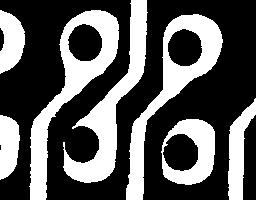
%> input picture trabalho 2/Questão 3/pcb.jpg, 256 x 200 px
$ octave 'Questão3.m'   (GNU Octave 9; MATLAB toolbox functions it lacks are replaced by stand-ins)
%> lines starting %> are read from the running program, lines starting %| are printed output that depends on the picture; in (x1, y1, x2, y2) boxes, pixels count from 0 and x2, y2 are one past the last pixel; in counts of white or black regions, pixels touching at a corner belong together; the program's own positions count from 1; long printed decimals are rounded
% Universidade de Brasília
% Introdução ao Processamento de Imagem
% Tiago de Souza Fernandes - 18/0131818
%
% Algoritmo de identificação de buracos que mostra
% como resultado a quantidade de buracos e seus diâmetros.

% Lê a imagem
O = imread('pcb.jpg');
%> O is the input picture: size 200x256x3 uint8; min 0, max 255, mean 90.8

% Transforma a imagem em monocromática
I = rgb2gray(O);

% Binariza a imagem
G = graythresh(I);
%> G = 0.498
I = imbinarize(I,G);
%> I: size 200x256 logical; 35.6% white; 7 white regions, largest, box (x1, y1, x2, y2) and area: (29, 10, 119, 200) 4431, (126, 14, 223, 200) 4143, (63, 0, 148, 183) 4133

% Gera um elemento estruturante e aplica a operação morfológica de fechamento
es = strel('disk', 13, 8);
I = imclose(I, es);
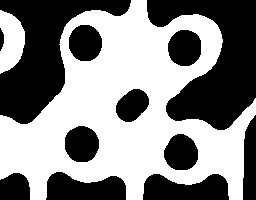
%> I: size 200x256 logical; 52.3% white; 12 black regions, largest, box (x1, y1, x2, y2) and area: (147, 0, 256, 130) 7764, (0, 0, 131, 124) 6832, (143, 174, 229, 200) 1750

% Inverte a imagem
I=1-I;

% Remove os elementos das bordas da imagem
I = imclearborder(I);
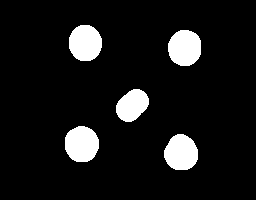
%> I: size 200x256 double; values 0 (black) and 1 (white), 9.1% white; 5 white regions, box (x1, y1, x2, y2) and area: (65, 126, 99, 162) 985, (168, 30, 201, 66) 968, (69, 25, 102, 61) 960, (164, 134, 198, 170) 958, (116, 89, 149, 122) 777

% Binariza novamente a imagem
G = graythresh(I);
I = imbinarize(I,G);

% Aplica a função regionprops para mapear os furos
S = regionprops('table', I, 'Centroid', 'MajorAxisLength', 'MinorAxisLength');
%> S = 5 regions; Centroid, MajorAxisLength and MinorAxisLength: [82.3 144.7] 36.4 34.5, [85.9 43.6] 36.69 33.35, [132.8 105.9] 37.25 26.69, [181.8 153.4] 36.29 33.77, [185.3 48.5] 36.62 33.71

% Inverte novamente a imagem
I=1-I;

% Recebe as informações obtidas pela função
N = numel(S)/3; % Número de furos
%> N = 0.333
C = S.Centroid; % Centros dos furos
%> C = [82.32 144.7; 85.88 43.61; 132.8 105.9; 181.8 153.4; 185.3 48.51]
D = (S.MajorAxisLength+S.MinorAxisLength)/2; % Diâmetros médios dos furos
%> D = [35.45; 35.02; 31.97; 35.03; 35.16]
R = D/2; % Raios dos furos
%> R = [17.73; 17.51; 15.99; 17.52; 17.58]

% Mostra a imagem original
figure;imshow(O);

% Mostra aonde os buracos foram identificados
hold on
viscircles(C, R);
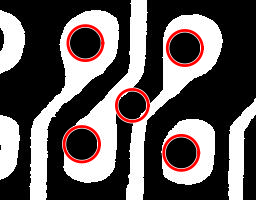
%> figure redrawn from the program's plot data
hold off

% Mostra os dados coletados na tela
fprintf("\n\nNúmero de buracos = %d\n", N);
%| Número de buracos = 0.3333
fprintf("Diâmetros :\n");

for k = 1 : N
    fprintf("D%d = %d\n", k, D(k));
end
%> this loop made 0 passes
